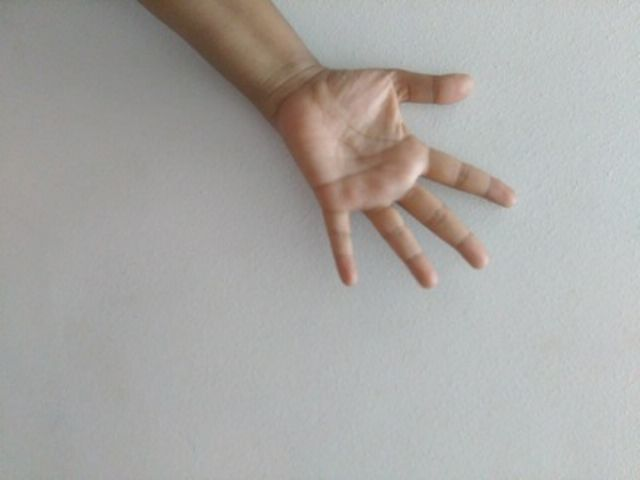
%> input picture Hand_gesture_FINAL_CODE/4.jpg, 640 x 480 px
$ octave count1.m   (GNU Octave 9; MATLAB toolbox functions it lacks are replaced by stand-ins)
%> lines starting %> are read from the running program, lines starting %| are printed output that depends on the picture; in (x1, y1, x2, y2) boxes, pixels count from 0 and x2, y2 are one past the last pixel; in counts of white or black regions, pixels touching at a corner belong together; the program's own positions count from 1
im=imread('4.jpg');
%> im is the input picture: size 480x640x3 uint8; mean R, G, B 169.1, 167.4, 164.7
figure(1)
imshow(im);
title('Actual Image');

se = strel('ball',5,5);
img = imdilate(im,se);
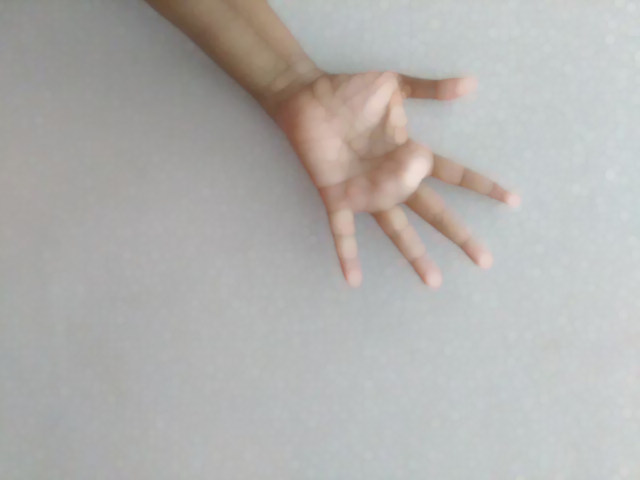
%> img: size 480x640x3 uint8; mean R, G, B 178, 176.7, 174.4
figure(2);
imshow(img);
title('Surface made smooth');

im1=rgb2gray(img);
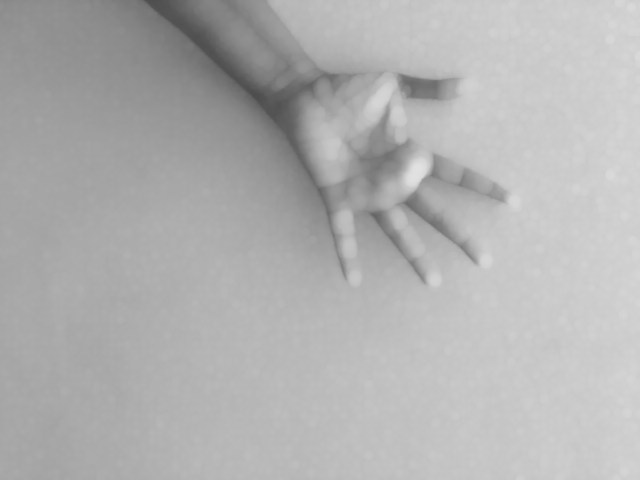
%> im1: size 480x640 uint8; min 77, max 226, mean 176.8
figure(3);
imshow(im1);
title('RGB To greylevel');

th=graythresh(im1);
%> th = 0.678
im2=im2bw(im1,th);
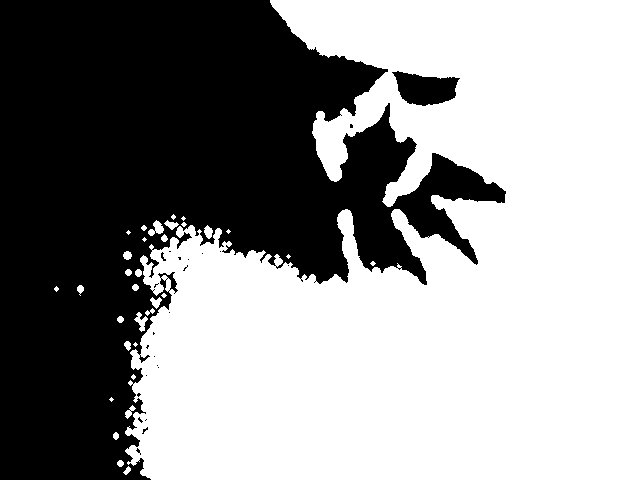
%> im2: size 480x640 logical; 58% white; 24 black regions (21 under 20 px), largest, box (x1, y1, x2, y2) and area: (0, 0, 506, 480) 127303, (392, 71, 460, 106) 1570, (161, 252, 166, 261) 21
figure(4);
imshow(im2);
title('GreyLevel to Binary');

im3=imcomplement(im2);
%im3=~im3;
figure(5);
imshow(im3);
title('Compliment of binary');

im3=imfill(im3,'holes');
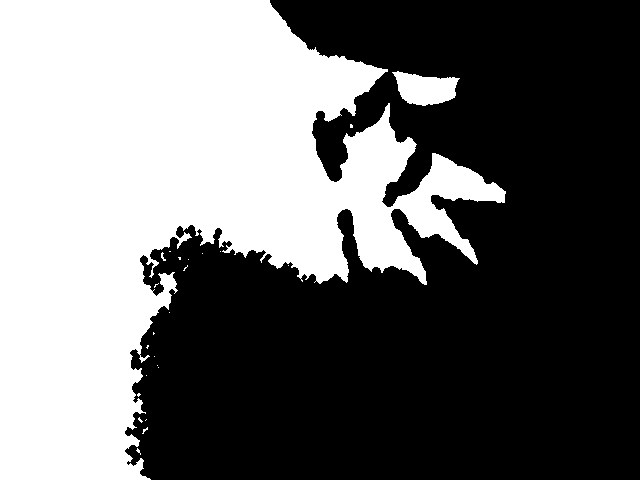
%> im3: size 480x640 logical; 42.5% white; 24 white regions (21 under 20 px), largest, box (x1, y1, x2, y2) and area: (0, 0, 506, 480) 128788, (392, 71, 460, 106) 1570, (161, 252, 166, 261) 21
figure(6);
imshow(im3);
title('Image with holes removed');

  im4=bwareaopen(im3,10000);
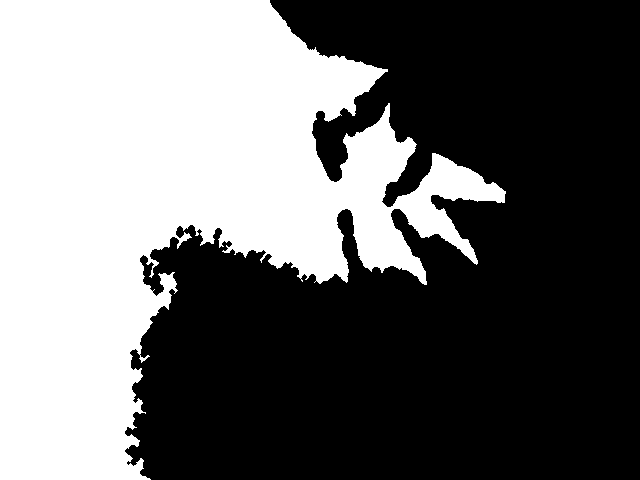
%> im4: size 480x640 logical; 41.9% white; 1 white region, box (x1, y1, x2, y2) and area: (0, 0, 506, 480) 128788
  figure(7);
  imshow(im4);
  title('Removes objects less than 10000 pixels');


s1 = regionprops(im4,'Centroid');
%> s1 = 1 region; Centroid: [166.9 195.9]
centroids = cat(1, s1.Centroid);
%> centroids = [166.9 195.9]
 figure(8);
  imshow(im4);
  title('Centroid is found');
hold(imgca,'on')
plot(imgca,centroids(1), centroids(2), 'r*')
%> (this line was passed over: imgca is not available in this run)
hold(imgca,'off')


im8=bwmorph(im4,'thin',inf);
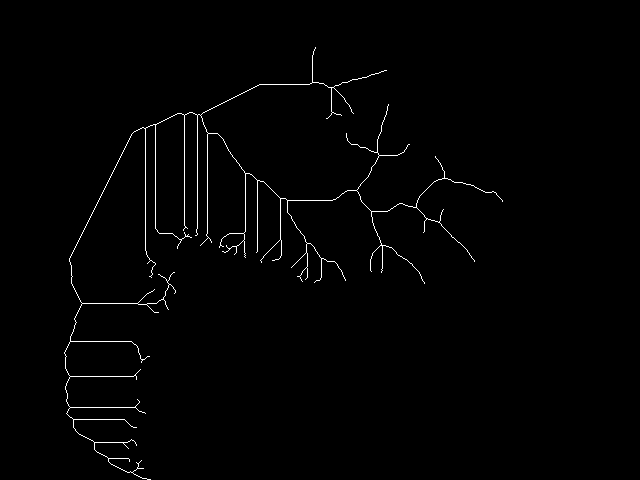
%> im8: size 480x640 logical; 1.1% white in thin lines or dots, all inside (x1, y1, x2, y2) = (64, 47, 503, 480)
figure(9);
imshow(im8);
 title('Image is made infinitly thin');


[r,c]=size(im8);
%> r = 480; c = 640
for i=1:r
    for j=1:c
        if j<centroids(1)
            im8(i,j)= 0;
        end

    end
end
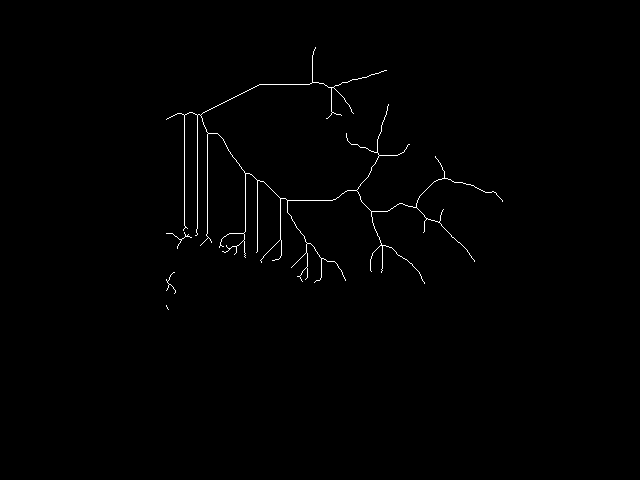
%> im8: size 480x640 logical; 0.65% white in thin lines or dots, all inside (x1, y1, x2, y2) = (166, 47, 503, 310)
 figure(10);
 imshow(im8);
   title('Image left to the centroid is cutoff');


cnt=0;
pt=0;
k=0;
[g h]=size(im8);
%> g = 480; h = 640
for i=1:g
    for j=1:h
        k=k+1;
            if(im8(i,j)==1)
                cnt=0;
                m=i;
                n=j;
                m=m-2;
                n=n-2;
                 for x=1:3
                 for y=1:3
                 if(im8(m+x,n+y)==1)
                  cnt=cnt+1;
                 end
                 end
                  end


                if(cnt==2)
                   pt=pt+1;

                end


            end


    end

end
%> after the loop, cnt = 2; k = 307200; m = 308; n = 167; pt = 48
pt=pt/2;
%> pt = 24
disp('Number of fingers=');
disp(pt);
%| 24
if(pt==1)
    disp('Forward');
end
if(pt==2)
    disp('Backward');
end
if(pt==3)
    disp('Left');
end
if(pt==4)
    disp('Right');
end
